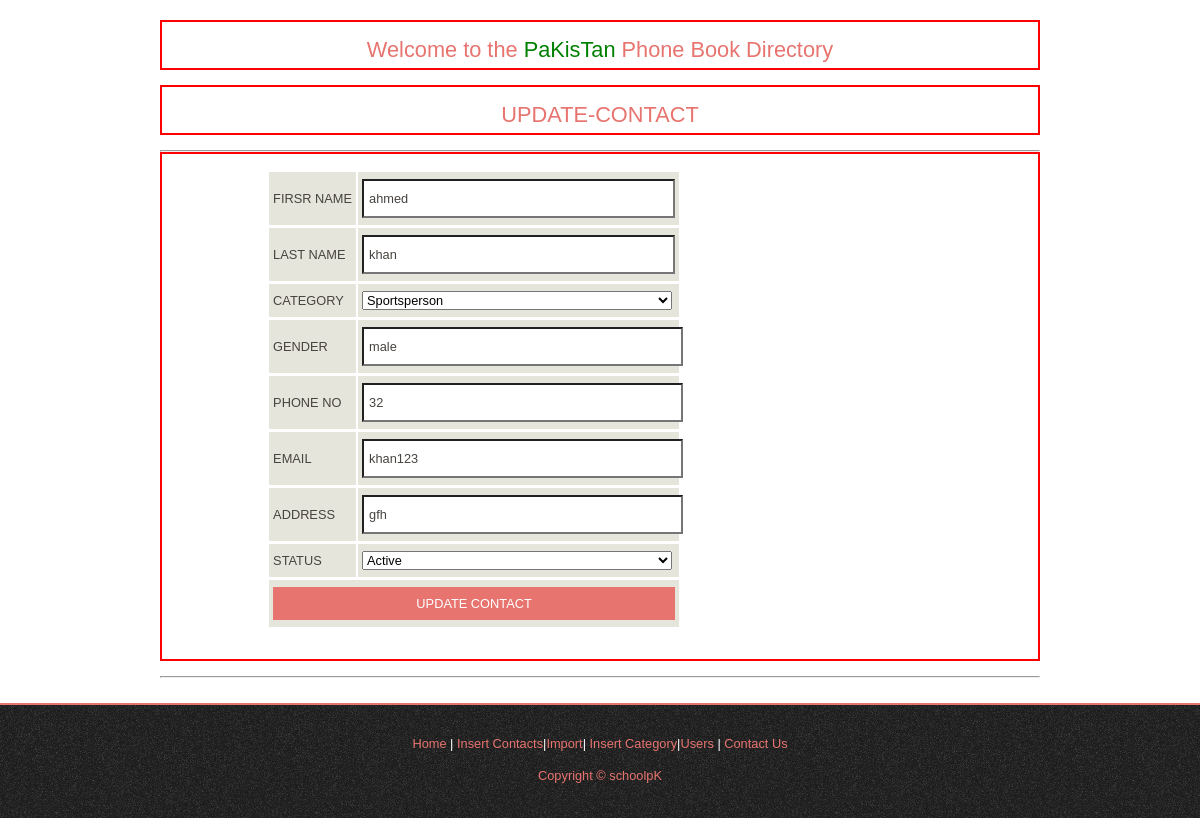
Screenshot of /actions/update_contact.php?u_id=1 (signed in) with the database file from the repository.
### tables this page shows
CREATE TABLE `contacts` (
  `c_id` int(11) NOT NULL,
  `f_name` varchar(255) NOT NULL,
  `l_name` varchar(255) NOT NULL,
  `cat_id` int(11) NOT NULL,
  `gender` varchar(255) NOT NULL,
  `phone_no` int(11) NOT NULL,
  `email` varchar(255) NOT NULL,
  `address` text NOT NULL,
  `creator` varchar(255) NOT NULL,
  `status` int(11) NOT NULL
);

### actions/update_contact.php (the view, shortened to what this page needs)
<?PHP
require '../common/sql_connection.php';
$userId = $_SESSION['user_id'] ?? "";
if (!$userId) {
    header('location:login.php');
} else {
    $u_contact = $_GET['u_id'];
    $s = "SELECT * FROM contacts WHERE c_id =$u_contact";
    $show = mysqli_query($db_link, $s) or die(mysql_error($s));
    $record = mysqli_fetch_assoc($show);
    $show_cat = mysqli_query($db_link, "SELECT * FROM category ");
    ?>
    <!DOCTYPE HTML>
    <html>
    <?php require '../common/top_header.php' ?>
    <body>
    <div id="main">
        <div id="site_content">
            <h1 class="bdr text-center">Welcome to the <span class="clr-green">PaKisTan</span> Phone Book Directory</h1>
            <h1 class="bdr text-center">UPDATE-CONTACT</h1>
            <hr></hr>
            <form action="" class="bdr" method="post">
                <div class="form_settings text-center">
                    <table class="sign-up-table">
                        <tr>
                            <td>FIRSR NAME</td>
                            <td><input type="text" name="f_name" value="<?php echo $record['f_name'] ?>" required/></td>
                        </tr>
                        <tr>
                            <td>LAST NAME</td>
                            <td><input type="text" name="l_name" value="<?php echo $record['l_name'] ?>" required/></td>
                        </tr>
                        <tr>
                            <td>CATEGORY</td>
                            <td>
                                <select id="id" name="category" value="<?php echo $cat_id ?>">
                                    <?php
                                    while ($data = mysqli_fetch_assoc($show_cat)) {
                                        $selected = "";
                                        if ($data['cat_id'] == $record['cat_id']) {
                                            $selected = "selected";
                                        }
                                        echo '<option value="' . $data['cat_id'] . '" ' . $selected . '>' . $data['cat_name'] . '</option>
';
                                    }
                                    ?>
                                </select>
                            </td>
                        </tr>
                        <tr>
                            <td>GENDER</td>
                            <td>
                                <input type="text" class="long-text" name="gender"
                                       value="<?php echo $record['gender'] ?>" required/>
                            </td>
                        </tr>
                        <tr>
                            <td>PHONE NO</td>
                            <td>
                                <input type="number" class="long-text" name="phone_num"
                                       value="<?php echo $record['phone_no'] ?>" placeholder="Enter Phone No" required/>
                            </td>
                        </tr>
                        <tr>
                            <td>EMAIL</td>
                            <td>
                                <input type="text" class="long-text" name="email" value="<?php echo $record['email'] ?>"
                                       placeholder="Enter Mail" required/>
                            </td>
                        </tr>
                        <tr>
                            <td>ADDRESS</td>
                            <td>
                                <input type="text" class="long-text" name="address"
                                       value="<?php echo $record['address'] ?>" placeholder="Enter address" required/>
                            </td>
                        </tr>
                        <tr>
                            <td>STATUS</td>
                            <td>
                                <select name="status">
                                    <?php if($record['status']==0){
                                        echo '<option value="1">Active</option>
                                    <option value="0" selected>Pending</option>';
                                    }else{
                                        echo '<option value="1" selected>Active</option>
                                    <option value="0" >Pending</option>';
                                    }
                                    ?>
                                </select>
                            </td>
                        </tr>
                        <tr>
                            <td colspan="2"><input class="submit sign-up" type="submit" name="btn_update"
                                                   value="UPDATE CONTACT"/></td>
                        </tr>
                    </table>
                </div>
            </form>
            <br>
            <hr></hr>
            <br>
        </div>
        <?php require '../common/footer.php' ?>
    </div>
    </body>
    </html>
    <?php
}
?>

### actions/style/style.css (style rules this page uses)
html { height: 100%; }
* { margin: 0; padding: 0; }
body { font: normal .80em 'trebuchet ms', arial, sans-serif; background: #FFF; color: #555; }
h1, h2, h3, h4, h5, h6 { color: #E7746F; letter-spacing: 0em; padding: 0 0 5px 0; }
h1, h2, h3 { font: normal 170% 'century gothic', arial; margin: 0 0 15px 0; padding: 15px 0 5px 0; }
#main, #logo, #menubar, #site_content, #footer { margin-left: auto; margin-right: auto; }
#site_content { width: 880px; overflow: hidden; margin: 20px auto 0 auto; padding: 0 0 10px 0; }
.form_settings { margin: 15px 0 0 0; }
.form_settings input, .form_settings textarea { padding: 5px; width: 299px; height:25px; font: 100% arial; border: 1px solid #E5E5DB .9; background: #FFF; color: #47433F; }
.form_settings .submit { font: 100% arial; border: 0; width: 99px; height: 33px; padding: 2px 0 3px 0; cursor: pointer; background: #E7746F; color: #FFF; transition-duration:0.7s; }
.form_settings textarea, .form_settings select { font: 100% arial; width: 299px; }
.form_settings select { width: 310px; }
table { margin: 10px 0 30px 0; }
table tr th, table tr td { background: #E7746F; color: #FFF; padding: 7px 4px; text-align: left; }
table tr td { background: #E5E5DB; color: #47433F; border-top: 1px solid #FFF; }
.sign-up { width:100% !important; }
.sign-up-table { margin-left: 12%; }
.bdr { border: 2px solid red; }
.text-center { text-align: center; }
.clr-green { color:green; }
.long-text { width: 98% !important; }

### rows the page displays
contacts: f_name "ahmed", l_name "khan", gender "male", phone_num "32", email "khan123", address "gfh", status "Active"

### other values shown
form field category "Sportsperson"
